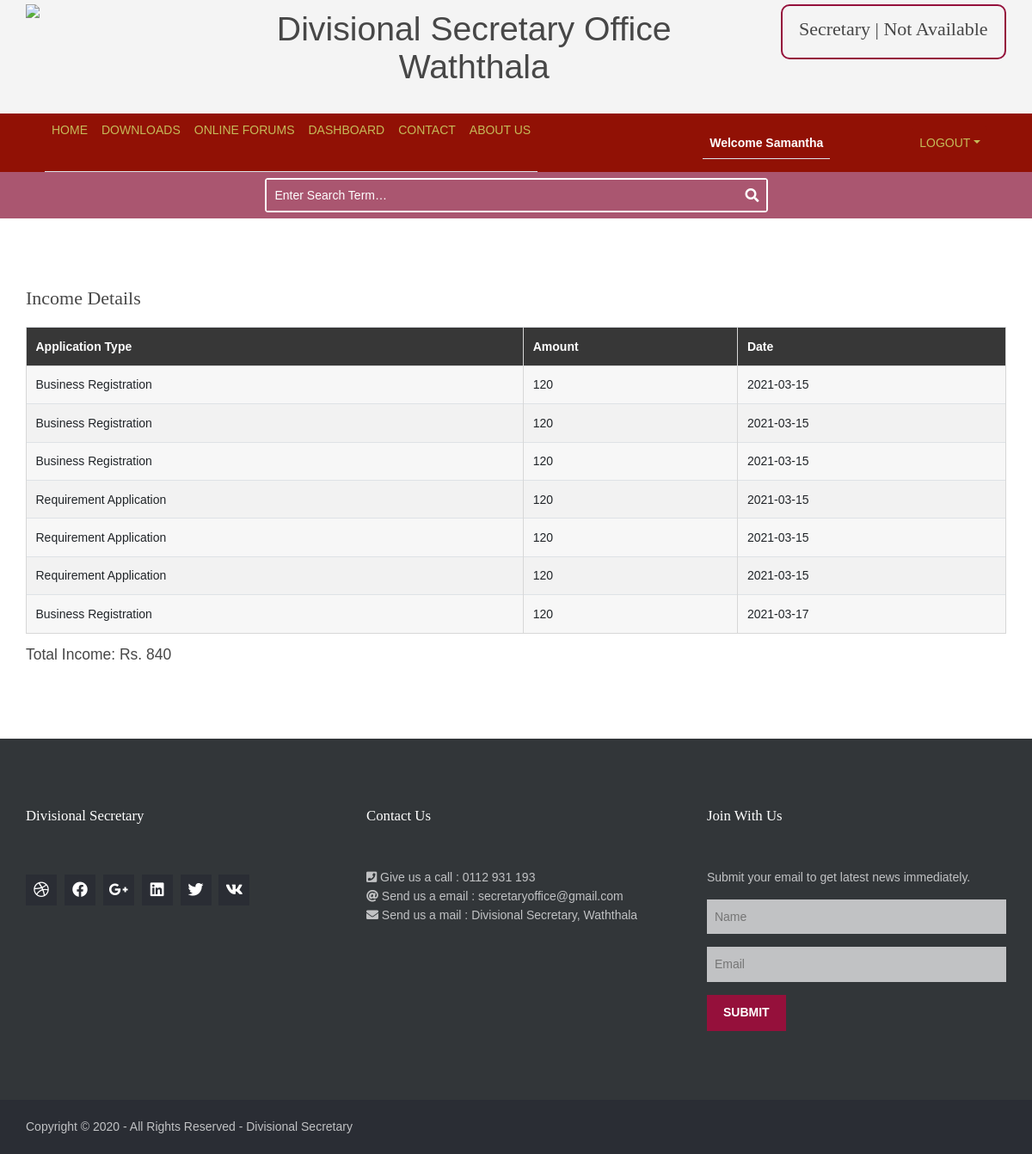
Page /income.php (signed in) on the committed database.
### tables this page shows
CREATE TABLE `income` (
  `id` int(11) NOT NULL,
  `application_id` int(11) NOT NULL,
  `application_type` int(11) NOT NULL,
  `amount` double NOT NULL,
  `date` datetime NOT NULL DEFAULT CURRENT_TIMESTAMP
);

### income.php (the view, shortened to what this page needs)
<?php
    require_once("connection/connection.php");
    include 'support/header.php';
?>
    <div class="container">
        <?php
            $sql = "select * from income";
            $result = mysqli_query($conn, $sql);
            $data = mysqli_fetch_all($result,MYSQLI_ASSOC);
        ?>
        <h1 >Income details</h1>
        <table class="table table-hover table-striped">
                <tr>
                    <th>
                        Application Type
                    </th>
                    <th>
                        Amount
                    </th>
                    <th>
                        Date
                    </th>
                </tr>
                <?php
                    foreach($data as $obj){
                       $type =  $obj['application_type'];
                       if($type == '1'){
                            $app_type = 'Business Registration';
                       }
                       else{
                            $app_type = 'Requirement Application';
                       }
                ?>
                <tr>
                    <td><?php echo $app_type; ?></td>
                    <td><?php echo $obj['amount']; ?></td>
                    <td><?php echo date('Y-m-d',strtotime($obj['date'])) ; ?></td>
                </tr>
                <?php
                    }
                ?>
            </table>
        <?php
            $sql = "select sum(amount) as total from income";
            $rs = mysqli_query($conn, $sql);
            if ($row = mysqli_fetch_array($rs)) {
                $total = $row["total"];
                echo "<h3 class='h5'>Total Income: Rs. $total</h1>";
            }
        ?>
    </div>
    <?php
    include 'support/footer.php';
    ?>

### layout/styles/layout.css (style rules this page uses)
.container { padding:80px 0; }
table, th, td { border:1px solid; border-collapse:collapse; vertical-align:top; }
table, th { table-layout:auto; }
table { width:100%; margin-bottom:15px; }
th, td { padding:5px 8px; }
td { border-width:0 1px; }
body { color:#474747; background-color:#FFFFFF; }
table, th, td, #comments .avatar, #comments input, #comments textarea { border-color:#D7D7D7; }
th { color:#FFFFFF; background-color:#373737; }
tr, #comments li, #comments input[type="submit"], #comments input[type="reset"] { color:inherit; background-color:#FBFBFB; }
tr:nth-child(even), #comments li:nth-child(even) { color:inherit; background-color:#F7F7F7; }

### layout/styles/framework.css (style rules this page uses)
html { overflow-y:scroll; overflow-x:hidden; }
html, body { margin:0; padding:0; font-size:14px; line-height:1.6em; }
*, *::before, *::after { box-sizing:border-box; }
body, input, textarea, select { font-family:Verdana, Geneva, sans-serif; }
h1, h2, h3, h4, h5, h6, .heading { font-family:Georgia, "Times New Roman", Times, serif; }
::placeholder { opacity:1; }
h1, h2, h3, h4, h5, h6, .heading { margin:0 0 20px 0; font-size:22px; line-height:normal; font-weight:normal; text-transform:capitalize; }

### rows in the picture
income: application_type "Business Registration", amount "120", date "2021-03-15"
income: application_type "Business Registration", amount "120", date "2021-03-15"
income: application_type "Business Registration", amount "120", date "2021-03-15"
income: application_type "Requirement Application", amount "120", date "2021-03-15"
income: application_type "Requirement Application", amount "120", date "2021-03-15"
income: application_type "Requirement Application", amount "120", date "2021-03-15"
income: application_type "Business Registration", amount "120", date "2021-03-17"

### other values in the picture
$text "Not Available"
$_SESSION['username'] "Samantha"
$total "840"
